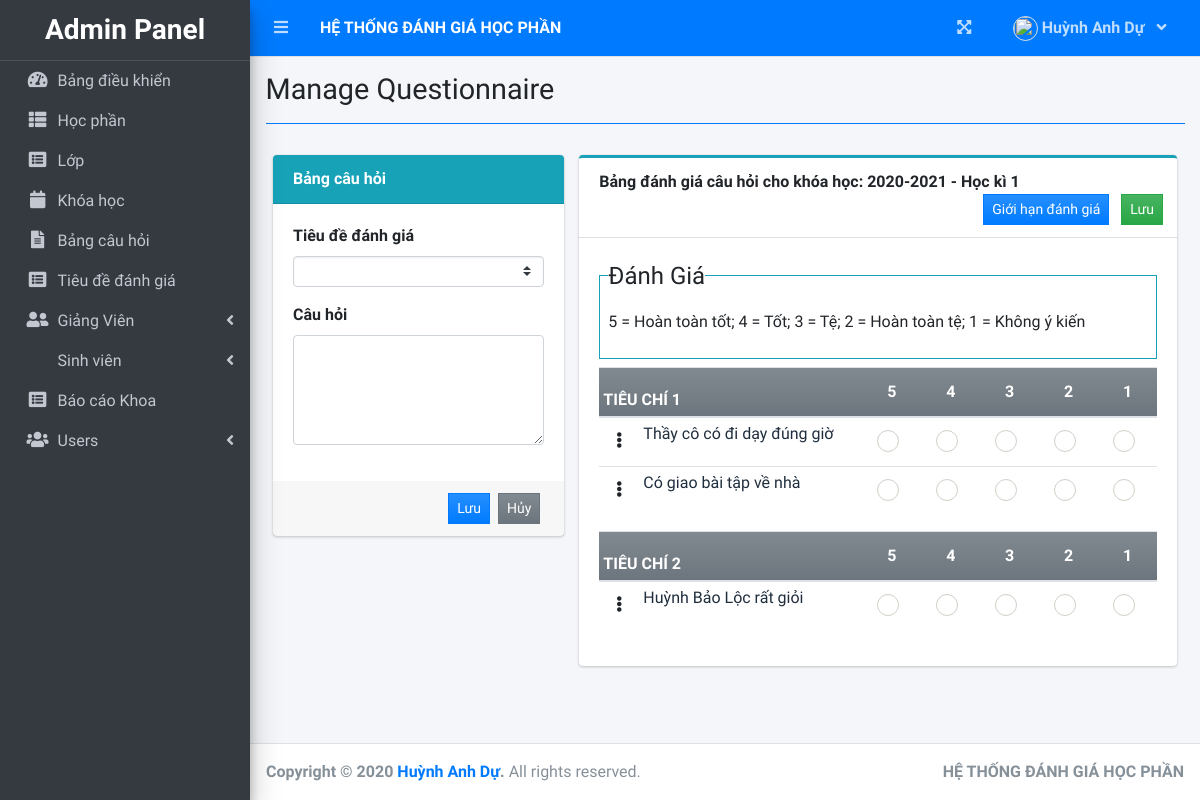
The app's page /index.php?page=manage_questionnaire&id=3 (signed in) with its own data.
### tables this page shows
CREATE TABLE `criteria_list` (
  `id` int(30) NOT NULL,
  `criteria` text NOT NULL,
  `order_by` int(30) NOT NULL
);

CREATE TABLE `question_list` (
  `id` int(30) NOT NULL,
  `academic_id` int(30) NOT NULL,
  `question` text NOT NULL,
  `order_by` int(30) NOT NULL,
  `criteria_id` int(30) NOT NULL
);

### admin/manage_questionnaire.php (the view, shortened to what this page needs)
<?php
include 'db_connect.php';
function ordinal_suffix($num){
    $num = $num % 100;
    if($num < 11 || $num > 13){
         switch($num % 10){
            case 1: return $num;
        }
    }
    return $num;
}
?>
<div class="container-fluid">
	<div class="row">
		<div class="col-md-4">
			<div class="card card-info card-primary">
				<div class="card-header">
					<b>Bảng câu hỏi</b>
				</div>
				<div class="card-body">
					<form action="" id="manage-question">
						<div class="form-group">
							<label for="">Tiêu đề đánh giá</label>
							<select name="criteria_id" id="criteria_id" class="custom-select custom-select-sm select2">
								<option value=""></option>
							<?php
								$criteria = $conn->query("SELECT * FROM criteria_list order by abs(order_by) asc ");
								while($row = $criteria->fetch_assoc()):
							?>
							<option value="<?php echo $row['id'] ?>"><?php echo $row['criteria'] ?></option>
							<?php endwhile; ?>
							</select>
						</div>
						<div class="form-group">
							<label for="">Câu hỏi</label>
							<textarea name="question" id="question" cols="30" rows="4" class="form-control" required=""><?php echo isset($question) ? $question : '' ?></textarea>
						</div>
					</form>
				</div>
				<div class="card-footer">
					<div class="d-flex justify-content-end w-100">
						<button class="btn btn-sm btn-primary btn-flat bg-gradient-primary mx-1" form="manage-question">Lưu</button>
						<button class="btn btn-sm btn-flat btn-secondary bg-gradient-secondary mx-1" form="manage-question" type="reset">Hủy</button>
					</div>
				</div>
			</div>
		</div>
		<div class="col-md-8">
			<div class="card card-outline card-info">
				<div class="card-header">
					<b>Bảng đánh giá câu hỏi cho khóa học: <?php echo $_SESSION['academic']['year'].' - Học kì '.(ordinal_suffix($semester)) ?> </b>
					<div class="card-tools">
						<button class="btn btn-sm btn-flat btn-primary bg-gradient-primary mx-1" id="eval_restrict" type="button">Giới hạn đánh giá</button>
						<button class="btn btn-sm btn-flat btn-success bg-gradient-success mx-1" form="order-question">Lưu</button>
					</div>
				</div>
				<div class="card-body">
					<fieldset class="border border-info p-2 w-100">
					   <legend  class="w-auto">Đánh Giá</legend>
					   <p>5 = Hoàn toàn tốt;   4 = Tốt;   3 = Tệ;   2 = Hoàn toàn tệ;   1 = Không ý kiến</p>
					</fieldset>
					<form id="order-question">
					<?php
						$criteria = $conn->query("SELECT * FROM criteria_list order by abs(order_by) asc ");
						while($crow = $criteria->fetch_assoc()):
					?>
					<table class="table table-condensed">
						<thead>
							<tr class="bg-gradient-secondary">
								<th colspan="2" class=" p-1"><b><?php echo $crow['criteria'] ?></b></th>
								<th class="text-center">5</th>
								<th class="text-center">4</th>
								<th class="text-center">3</th>
								<th class="text-center">2</th>
								<th class="text-center">1</th>
							</tr>
						</thead>
						<tbody class="tr-sortable">
							<?php
							$questions = $conn->query("SELECT * FROM question_list where criteria_id = {$crow['id']} and academic_id = $id order by abs(order_by) asc ");
							while($row=$questions->fetch_assoc()):
							?>
							<tr class="bg-white">
								<td class="p-1 text-center" width="5px">
									<span class="btn-group dropright">
									  <span type="button" class="btn" data-toggle="dropdown" aria-haspopup="true" aria-expanded="false">
									   <i class="fa fa-ellipsis-v"></i>
									  </span>
									</span>
								</td>
								<td class="p-1" width="40%">
									<?php echo $row['question'] ?>
								</td>
								<?php for($c=0;$c<5;$c++): ?>
								<td class="text-center">
									<div class="icheck-success d-inline">
				                        <label for="qradio<?php echo $row['id'].'_'.$c ?>">
				                        </label>
			                      </div>
								</td>
								<?php endfor; ?>
							</tr>
							<?php endwhile; ?>
						</tbody>
					</table>
					<?php endwhile; ?>
					</form>
				</div>
			</div>
		</div>
	</div>
</div>

### records on screen
criteria_list: criteria "TIÊU CHÍ 1"
question_list: question "Thầy cô có đi dạy đúng giờ"
question_list: question "Có giao bài tập về nhà"
criteria_list: criteria "TIÊU CHÍ 2"
question_list: question "Huỳnh Bảo Lộc rất giỏi"

### other values on screen
$_SESSION['system']['name'] "HỆ THỐNG ĐÁNH GIÁ HỌC PHẦN"
$_SESSION['login_firstname'] "Huỳnh Anh"
$_SESSION['login_lastname'] "Dự"
$title "Manage Questionnaire"
$_SESSION['academic']['year'] "2020-2021"
ordinal_suffix($semester) "1"
